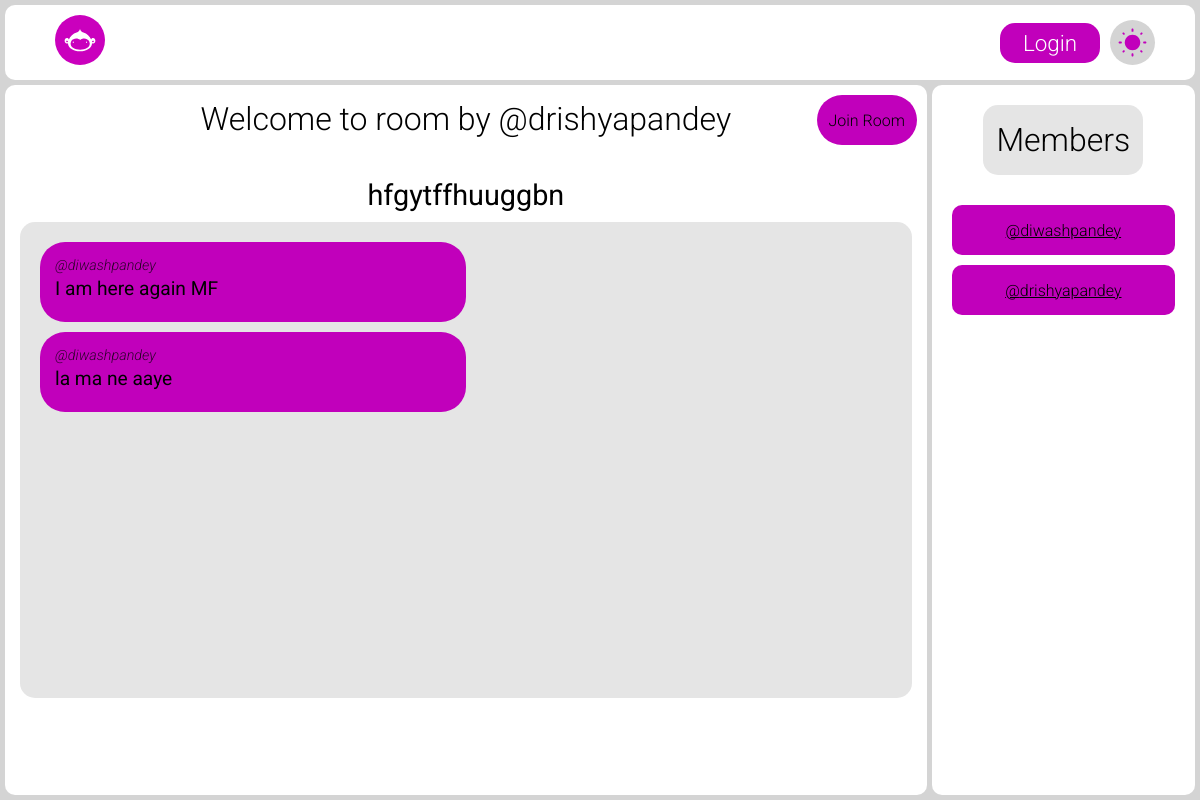
Page /room/3/ on the committed database.
### rooms/models.py (models this page shows, shortened)
class Room(models.Model):
    topic = models.ForeignKey(Topic, on_delete = models.CASCADE)
    host = models.ForeignKey(User, on_delete = models.CASCADE, related_name="room_host")
    discription = models.TextField()
    members = models.ManyToManyField(User, related_name="room_members")

class Message(models.Model):
    room = models.ForeignKey('Room', on_delete=models.CASCADE)
    user = models.ForeignKey(User, on_delete=models.SET_NULL, null=True)
    message = models.TextField()

### accounts/models.py (models this page shows)
class UserAccount(AbstractUser):
    full_name = models.CharField(max_length=100, blank=True, null=True)
    profile_pic = models.ImageField(upload_to="profile_photo/", default="default_profile_photo.jpg")
    location = models.CharField(max_length = 256, blank=True)
    age = models.IntegerField(blank=True,  null=True)
    bio = models.TextField(blank=True, null=True)
    following = models.ManyToManyField('self', blank=True, related_name="followers", symmetrical=False)

### rooms/views.py (the view)
# urls.py: path('<int:pk>/', views.getroompage, name='roompage'),
def getroompage(request, pk):
    key = int(pk)
    if request.method == 'POST':
        message = request.POST.get('message')
        room = Room.objects.get(id=key)
        Message.objects.create(room = room, user = request.user, message = message)
    room = Room.objects.get(id=key)
    room_members = room.members.all()
    messages = Message.objects.filter(room__id = key)
    is_member = False
    if request.user in room_members:
        is_member = True
    return render(request, "rooms/room.html", {'messages': messages, 'room' : room, 'room_members': room_members, "is_member": is_member})

### rooms/templates/rooms/room.html (shortened to what this page needs)
{% extends 'base.html' %}
{% load static %}
{% block stylesheet %}
<link rel="stylesheet" href="{% static 'css/room.css' %}" />
{% endblock %}
{% block content %}
{% include "header.html" %}
<main>
  <div class="main_container">
    <h2>Welcome to room by @{{ room.host.username }}</h2>
    <h2 class="room_title">{{ room.discription }}</h2>
    {% if not is_member %}
    <a href="{% url 'joinroom' pk=room.id%}" class="join_button center">Join Room</a>
    {% endif %}
    <div class="chat_box">
      <ul class="chats">
        {% for i in messages %}
        <li>
          <a href="{% url 'profilepage' %}?profile={{ i.user.username }}">@{{ i.user.username }}</a>
          <p>{{ i.message }}</p>
        </li>
        {% endfor %}
      </ul>
    </div>
  </div>
  <div class="members_container">
    <h2 class="center">Members</h2>
    <ul class="members_list">
      {% for member in room_members %}
      <li class="center"><a href="{% url 'profilepage' %}?profile={{ member.username }}">@{{ member.username }}</a></li>
      {% endfor %}
    </ul>
  </div>
</main>
{% endblock %}

### static/css/base.css (style rules this page uses)
:root { --background-theme:#d4d4d4; --navbar-background:#d7d7d7; --searchbox-background: #e5e5e5; --searchbox-text: #d0d0d0; --theme-text:#000000; --button-background:#c100bb; --username-text:#ca00bd; --mainboxes-background: #ffffff; }
* { margin:0px; padding:0px; box-sizing: border-box; font-family: "Roboto", sans-serif; font-weight: 300; color: var(--theme-text); transition: color 0.3s ease, background-color 0.3s ease }
.center { display:flex; justify-content: center; align-items: center; }
body { height:100vh; width:100vw; max-height:100vh; max-width:100vw; padding:5px; color:var(--theme-text); background-color: var(--background-theme); }

### static/css/room.css (style rules this page uses)
main { padding-top:80px; height: calc(100vh - 10px); width: 100%; display: grid; grid-template-columns: 3.5fr 1fr; gap:5px; background-color: var(--background-theme); }
.main_container { padding:15px; display:flex; flex-direction:column; align-items:center ; position:relative; border-radius: 10px; background-color: var(--mainboxes-background); }
.main_container>h2 { margin-bottom: 10px; font-size:2em; }
.room_title { margin-top:30px; font-size:1.8em !important; font-weight: 400; }
.chat_box { height:70%; width:100%; padding:20px; display:flex; flex-direction: column; gap:10px; border-radius: 15px; max-height: 60vh; overflow-y: scroll; background-color: var(--searchbox-background); }
.join_button { height:50px; width:100px; position:absolute; top:10px; right:10px; color:var(--theme-text); text-decoration: none; background-color: var(--button-background); border-radius: 25px; font-size: 1em; margin-bottom:10px; }
.chats { display:flex; flex-direction: column-reverse; }
.chats>li { list-style-type: none; background-color: var(--button-background); max-width:50%; min-height: 80px; max-height: 100000px; padding:15px; border-radius: 25px; margin-bottom:10px; word-wrap: break-word; }
.chats>li>a { display:block; text-decoration: none; opacity:0.75; font-style:italic; font-size: 0.9em; margin-bottom:3px; }
.chats>li>p { font-size:1.2em; font-weight: 400; }
.members_container { padding:20px; background-color: var(--mainboxes-background); width: 100%; width:100%; display: flex; align-items: center; flex-direction: column; border-radius: 10px; }
.members_container>h2 { text-align: center; font-size: 2em; background-color: var(--searchbox-background); height: 70px; width: 160px; border-radius: 15px; margin-bottom:30px; }
.members_list { list-style-type: none; width:100%; }
.members_list>li { height:50px; width:100%; margin-bottom:10px; background-color: var(--button-background); border-radius: 10px; }

### rows in the picture
Room: host.username "drishyapandey", discription "hfgytffhuuggbn"
Message: user.username "diwashpandey", message "la ma ne aaye"
Message: user.username "diwashpandey", message "I am here again MF"
UserAccount: username "diwashpandey"
UserAccount: username "drishyapandey"
